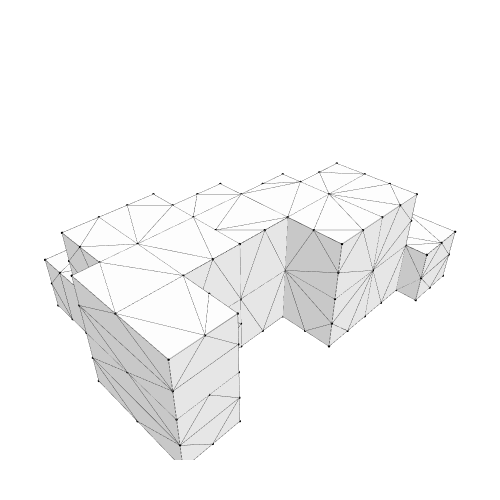

The notebook cell saved with this chart:
### Markdown cell above
## 6. Show the geometry

### Code cell
Topology.Show(objects,
              vertexSizeKey="size",
              vertexColorKey="color",
              edgeWidthKey="width",
              edgeColorKey="color",
              faceOpacity=0.1,
              backgroundColor="white",
              width=500,
              height=500,
              renderer=renderer)

### Figure 1 — Plotly figure (JSON) as saved in the notebook; plotly's stock layout.template omitted (floating-point values rounded to 4 significant figures; data arrays with more than 128 entries replaced by an {"elided": "..."} marker saying what was removed)
{"data": [{"customdata": {"elided": "154 str values"}, "hoverinfo": "text", "hovertemplate": {"elided": "154 str values"}, "hovertext": {"elided": "154 str values"}, "legendgroup": "1", "legendrank": 1, "marker": {"color": {"elided": "154 str values"}, "line": {"width": 0}, "opacity": 1, "size": {"elided": "154 float values"}, "sizemode": "diameter", "symbol": "circle"}, "mode": "markers", "name": "1: default (Vertices)", "showlegend": false, "text": {"elided": "154 str values"}, "type": "scatter3d", "x": {"elided": "154 float values"}, "y": {"elided": "154 float values"}, "z": {"elided": "154 int values"}}, {"hoverinfo": "text", "hovertext": [], "legendgroup": "2", "legendrank": 2, "line": {"color": "#000000", "dash": "solid", "width": 1}, "marker": {"color": "#000000", "size": 0.25, "symbol": "circle"}, "mode": "markers+lines", "name": "1: default (Edges)", "showlegend": false, "text": [], "type": "scatter3d", "x": {"elided": "1368 float values"}, "y": {"elided": "1368 float values"}, "z": {"elided": "1368 int values"}}, {"cmax": 1, "cmin": 0, "color": "#FAFAFA", "colorscale": [[0, "#440154"], [0.1111, "#482878"], [0.2222, "#3e4989"], [0.3333, "#31688e"], [0.4444, "#26828e"], [0.5556, "#1f9e89"], [0.6667, "#35b779"], [0.7778, "#6ece58"], [0.8889, "#b5de2b"], [1, "#fde725"]], "flatshading": true, "hoverinfo": "text", "hovertext": "", "i": {"elided": "390 int values"}, "j": {"elided": "390 int values"}, "k": {"elided": "390 int values"}, "legendgroup": "3", "legendrank": 3, "lighting": {"facenormalsepsilon": 0}, "name": "1: default (Faces)", "opacity": 1, "showlegend": false, "showscale": false, "text": "", "type": "mesh3d", "x": {"elided": "154 float values"}, "y": {"elided": "154 float values"}, "z": {"elided": "154 int values"}}], "layout": {"autosize": true, "height": 500, "margin": {"b": 40, "l": 40, "r": 40, "t": 40}, "paper_bgcolor": "#FFFFFF", "plot_bgcolor": "#FFFFFF", "scene": {"aspectmode": "data", "camera": {"center": {"x": 0, "y": 0, "z": 0}, "eye": {"x": -1.25, "y": -1.25, "z": 1.25}, "projection": {"type": "perspective"}, "up": {"x": 0, "y": 0, "z": 1}}, "xaxis": {"visible": false}, "yaxis": {"visible": false}, "zaxis": {"visible": false}}, "showlegend": true, "width": 500, "xaxis": {"showgrid": false, "visible": false, "zeroline": false}, "yaxis": {"showgrid": false, "visible": false, "zeroline": false}}}
